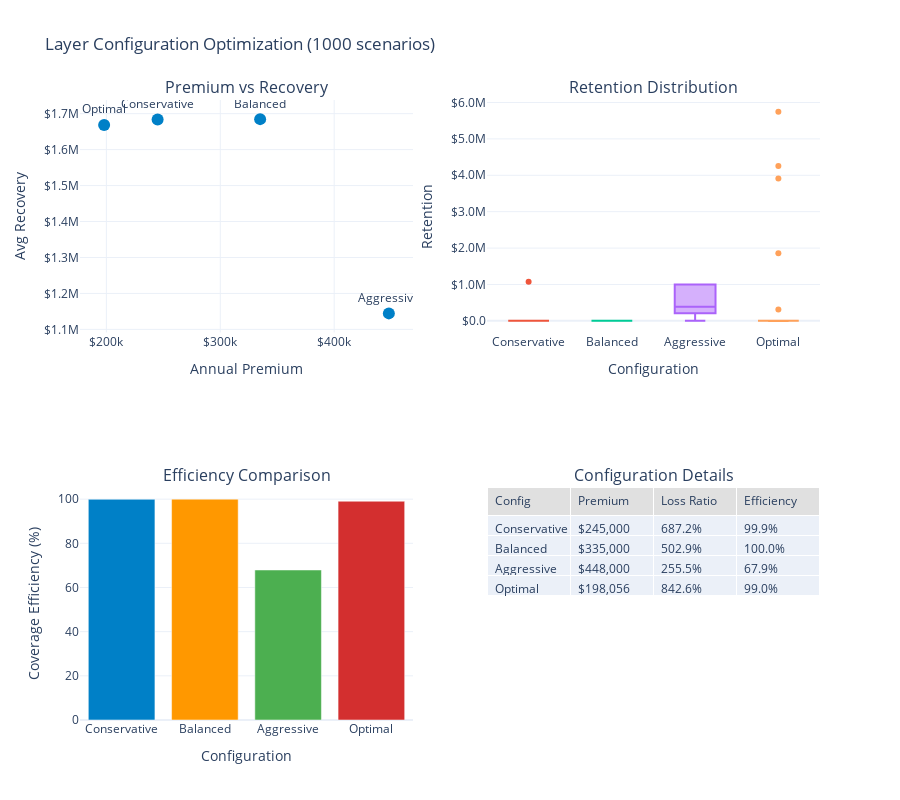

Notebook code for this chart:
### Markdown cell above
## 2. Layer Optimization Analysis

### Code cell
def optimize_layer_attachments(target_retention_ratio=0.2, n_scenarios=1000):
    """Find optimal layer attachment points."""
    
    # Generate loss scenarios
    loss_generator = ManufacturingLossGenerator(
        attritional_params={
            'base_frequency': 5.0,
            'severity_mean': 50_000,
            'severity_cv': 0.8
        },
        large_params={
            'base_frequency': 0.5,
            'severity_mean': 2_000_000,
            'severity_cv': 1.2
        },
        catastrophic_params={
            'base_frequency': 0.02,
            'severity_xm': 10_000_000,
            'severity_alpha': 2.5
        },
        seed=42
    )
    
    annual_losses = []
    for _ in range(n_scenarios):
        events, stats = loss_generator.generate_losses(duration=1.0, revenue=10_000_000)
        annual_losses.append(stats['total_amount'])
    
    annual_losses = np.array(annual_losses)
    
    # Calculate percentiles for attachment points
    percentiles = [50, 75, 90, 95, 99, 99.5]
    attachment_points = {}
    
    for p in percentiles:
        attachment_points[f'{p}th percentile'] = np.percentile(annual_losses, p)
    
    # Test different layer configurations
    configurations = [
        {'name': 'Conservative', 'attachments': [0, 1_000_000, 5_000_000], 
         'limits': [1_000_000, 4_000_000, 20_000_000],
         'rates': [0.025, 0.015, 0.008]},
        {'name': 'Balanced', 'attachments': [0, 5_000_000, 25_000_000],
         'limits': [5_000_000, 20_000_000, 25_000_000],
         'rates': [0.015, 0.008, 0.004]},
        {'name': 'Aggressive', 'attachments': [1_000_000, 10_000_000, 50_000_000],
         'limits': [9_000_000, 40_000_000, 50_000_000],
         'rates': [0.012, 0.006, 0.002]},
        {'name': 'Optimal', 'attachments': [0, attachment_points['90th percentile'], attachment_points['99th percentile']],
         'limits': [attachment_points['90th percentile'], 
                   attachment_points['99th percentile'] - attachment_points['90th percentile'],
                   attachment_points['99.5th percentile'] - attachment_points['99th percentile']],
         'rates': [0.018, 0.009, 0.003]}
    ]
    
    results = []
    
    for config in configurations:
        layers = [
            EnhancedInsuranceLayer(config['attachments'][i], config['limits'][i], config['rates'][i])
            for i in range(3)
        ]
        program = InsuranceProgram(layers)
        
        total_premium = program.calculate_annual_premium()
        recoveries = []
        retentions = []
        
        for loss in annual_losses:
            recovery_details = program.process_claim(loss)
            total_recovery = recovery_details['insurance_recovery']
            recoveries.append(total_recovery)
            retentions.append(loss - total_recovery)
        
        results.append({
            'Configuration': config['name'],
            'Premium': total_premium,
            'Avg Recovery': np.mean(recoveries),
            'Avg Retention': np.mean(retentions),
            'Max Retention': np.max(retentions),
            '95% VaR Retention': np.percentile(retentions, 95),
            'Loss Ratio': np.mean(recoveries) / total_premium if total_premium > 0 else 0,
            'Efficiency': np.mean(recoveries) / np.mean(annual_losses)
        })
    
    results_df = pd.DataFrame(results)
    
    # Create comparison visualization
    fig = make_subplots(
        rows=2, cols=2,
        subplot_titles=(
            'Premium vs Recovery',
            'Retention Distribution',
            'Efficiency Comparison',
            'Configuration Details'
        ),
        specs=[
            [{'type': 'scatter'}, {'type': 'box'}],
            [{'type': 'bar'}, {'type': 'table'}]
        ]
    )
    
    # Premium vs Recovery
    fig.add_trace(
        go.Scatter(
            x=results_df['Premium'],
            y=results_df['Avg Recovery'],
            mode='markers+text',
            text=results_df['Configuration'],
            textposition='top center',
            marker=dict(size=12, color=WSJ_COLORS['blue'])
        ),
        row=1, col=1
    )
    
    # Retention distribution
    for config in configurations:
        layers = [
            EnhancedInsuranceLayer(config['attachments'][i], config['limits'][i], config['rates'][i])
            for i in range(3)
        ]
        program = InsuranceProgram(layers)
        retentions = []
        for loss in annual_losses:
            recovery_details = program.process_claim(loss)
            total_recovery = recovery_details['insurance_recovery']
            retentions.append(loss - total_recovery)
        
        fig.add_trace(
            go.Box(
                y=retentions,
                name=config['name'],
                showlegend=False
            ),
            row=1, col=2
        )
    
    # Efficiency comparison
    fig.add_trace(
        go.Bar(
            x=results_df['Configuration'],
            y=results_df['Efficiency'] * 100,
            marker_color=[WSJ_COLORS['blue'], WSJ_COLORS['orange'], 
                         WSJ_COLORS['green'], WSJ_COLORS['red']]
        ),
        row=2, col=1
    )
    
    # Configuration details table
    fig.add_trace(
        go.Table(
            header=dict(
                values=['Config', 'Premium', 'Loss Ratio', 'Efficiency'],
                fill_color=WSJ_COLORS['light_gray'],
                align='left'
            ),
            cells=dict(
                values=[
                    results_df['Configuration'],
                    ['${:,.0f}'.format(x) for x in results_df['Premium']],
                    ['{:.1f}%'.format(x*100) for x in results_df['Loss Ratio']],
                    ['{:.1f}%'.format(x*100) for x in results_df['Efficiency']]
                ],
                align='left'
            )
        ),
        row=2, col=2
    )
    
    # Update layout
    fig.update_layout(
        height=800,
        showlegend=False,
        title_text=f"Layer Configuration Optimization ({n_scenarios} scenarios)",
        template='plotly_white'
    )
    
    fig.update_xaxes(title_text="Annual Premium", row=1, col=1, tickformat='$.2s')
    fig.update_xaxes(title_text="Configuration", row=1, col=2)
    fig.update_xaxes(title_text="Configuration", row=2, col=1)
    
    fig.update_yaxes(title_text="Avg Recovery", row=1, col=1, tickformat='$.2s')
    fig.update_yaxes(title_text="Retention", row=1, col=2, tickformat='$.2s')
    fig.update_yaxes(title_text="Coverage Efficiency (%)", row=2, col=1)
    
    fig.show()
    
    # Print optimization results
    print("\nOptimization Results:")
    print("="*70)
    print(results_df.to_string(index=False))
    
    print("\nRecommended Attachment Points (based on loss distribution):")
    print("-"*70)
    for p, value in attachment_points.items():
        print(f"{p:<20} ${value:,.0f}")
    
    # Find best configuration
    best_idx = results_df['Efficiency'].idxmax()
    print(f"\nBest Configuration: {results_df.loc[best_idx, 'Configuration']}")
    print(f"Coverage Efficiency: {results_df.loc[best_idx, 'Efficiency']*100:.1f}%")
    print(f"Annual Premium: ${results_df.loc[best_idx, 'Premium']:,.0f}")

# Run optimization
optimize_layer_attachments(target_retention_ratio=0.2, n_scenarios=1000)

### Figure 1 — Plotly figure (JSON) as saved in the notebook; plotly's stock layout.template omitted (floating-point values rounded to 4 significant figures; data arrays with more than 128 entries replaced by an {"elided": "..."} marker saying what was removed)
{"data": [{"marker": {"color": "#0080C7", "size": 12}, "mode": "markers+text", "text": ["Conservative", "Balanced", "Aggressive", "Optimal"], "textposition": "top center", "type": "scatter", "x": [245000.0, 335000.0, 448000.0, 198100.0], "xaxis": "x", "y": [1684000.0, 1685000.0, 1144000.0, 1669000.0], "yaxis": "y"}, {"name": "Conservative", "showlegend": false, "type": "box", "xaxis": "x2", "y": {"elided": "1000 float values"}, "yaxis": "y2"}, {"name": "Balanced", "showlegend": false, "type": "box", "xaxis": "x2", "y": {"elided": "1000 float values"}, "yaxis": "y2"}, {"name": "Aggressive", "showlegend": false, "type": "box", "xaxis": "x2", "y": {"elided": "1000 float values"}, "yaxis": "y2"}, {"name": "Optimal", "showlegend": false, "type": "box", "xaxis": "x2", "y": {"elided": "1000 float values"}, "yaxis": "y2"}, {"marker": {"color": ["#0080C7", "#FF9800", "#4CAF50", "#D32F2F"]}, "type": "bar", "x": ["Conservative", "Balanced", "Aggressive", "Optimal"], "xaxis": "x3", "y": [99.94, 100.0, 67.93, 99.04], "yaxis": "y3"}, {"cells": {"align": "left", "values": [["Conservative", "Balanced", "Aggressive", "Optimal"], ["$245,000", "$335,000", "$448,000", "$198,056"], ["687.2%", "502.9%", "255.5%", "842.6%"], ["99.9%", "100.0%", "67.9%", "99.0%"]]}, "domain": {"x": [0.55, 1.0], "y": [0.0, 0.375]}, "header": {"align": "left", "fill": {"color": "#E0E0E0"}, "values": ["Config", "Premium", "Loss Ratio", "Efficiency"]}, "type": "table"}], "layout": {"annotations": [{"font": {"size": 16}, "showarrow": false, "text": "Premium vs Recovery", "x": 0.225, "xanchor": "center", "xref": "paper", "y": 1.0, "yanchor": "bottom", "yref": "paper"}, {"font": {"size": 16}, "showarrow": false, "text": "Retention Distribution", "x": 0.775, "xanchor": "center", "xref": "paper", "y": 1.0, "yanchor": "bottom", "yref": "paper"}, {"font": {"size": 16}, "showarrow": false, "text": "Efficiency Comparison", "x": 0.225, "xanchor": "center", "xref": "paper", "y": 0.375, "yanchor": "bottom", "yref": "paper"}, {"font": {"size": 16}, "showarrow": false, "text": "Configuration Details", "x": 0.775, "xanchor": "center", "xref": "paper", "y": 0.375, "yanchor": "bottom", "yref": "paper"}], "height": 800, "showlegend": false, "title": {"text": "Layer Configuration Optimization (1000 scenarios)"}, "xaxis": {"anchor": "y", "domain": [0.0, 0.45], "tickformat": "$.2s", "title": {"text": "Annual Premium"}}, "xaxis2": {"anchor": "y2", "domain": [0.55, 1.0], "title": {"text": "Configuration"}}, "xaxis3": {"anchor": "y3", "domain": [0.0, 0.45], "title": {"text": "Configuration"}}, "yaxis": {"anchor": "x", "domain": [0.625, 1.0], "tickformat": "$.2s", "title": {"text": "Avg Recovery"}}, "yaxis2": {"anchor": "x2", "domain": [0.625, 1.0], "tickformat": "$.2s", "title": {"text": "Retention"}}, "yaxis3": {"anchor": "x3", "domain": [0.0, 0.375], "title": {"text": "Coverage Efficiency (%)"}}}}
